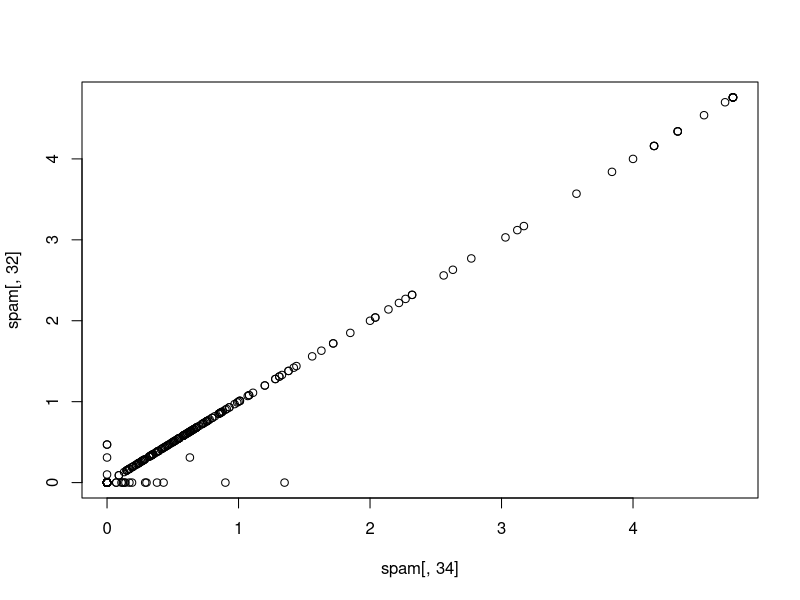
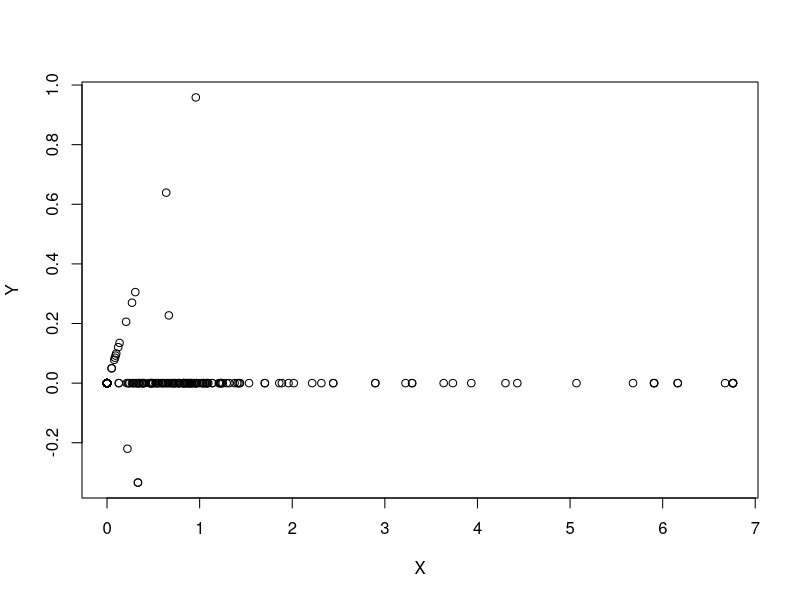
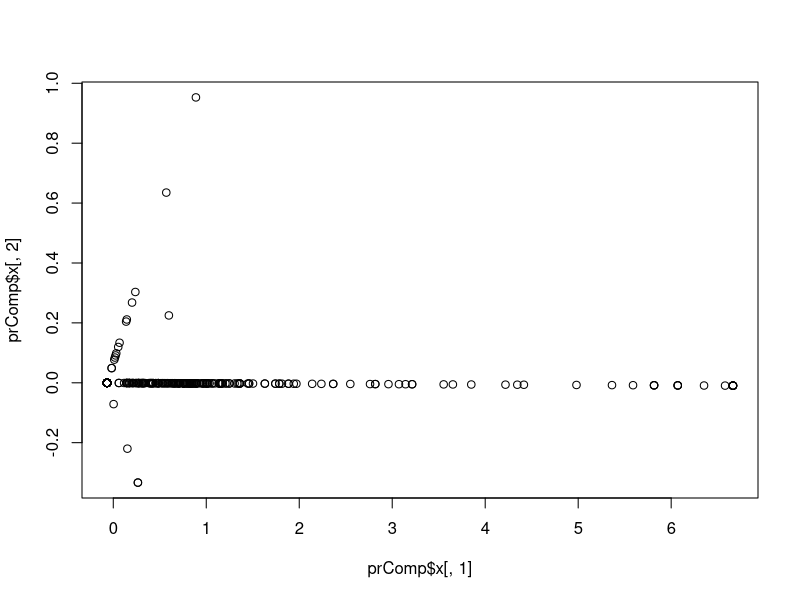
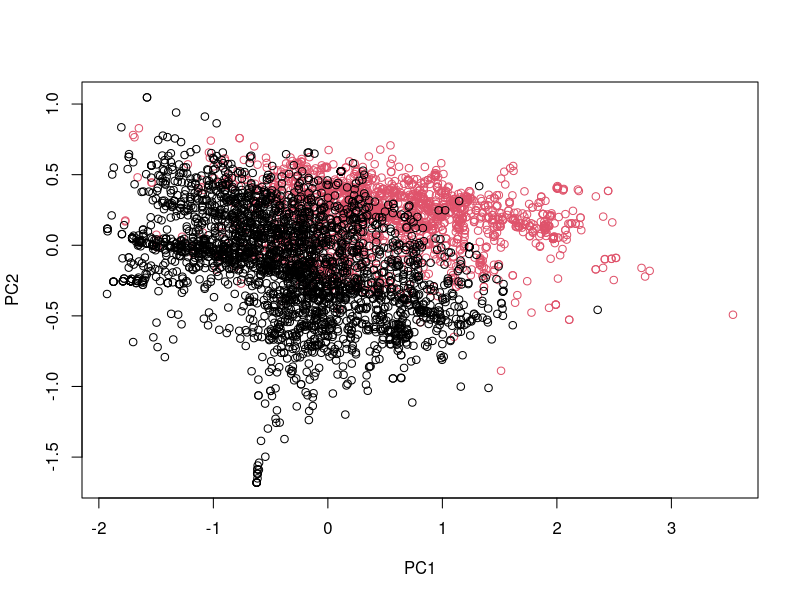
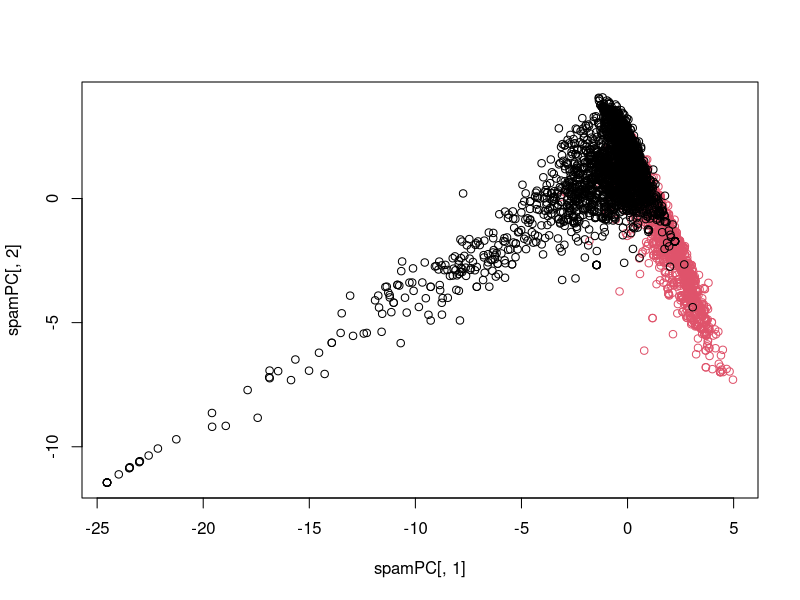

The R source for these figures, in order:
####################################
### Preprocessing with Principal ###
###     Components Analysis      ###
####################################

library(caret)
library(kernlab)
data(spam)


inTrain <- createDataPartition(y=spam$type,
                               p=0.75, list=FALSE)
training <- spam[inTrain,]
testing <- spam[-inTrain,]

# Leave out 58th column outcome
# Calculate absolute value of correlation of all variables
M <- abs(cor(training[,-58]))
# Remove correlation with variables with themselves
diag(M) <- 0
# Display variables with correlation greater than 0.8
which(M >0.8, arr.ind = T)

# See which variables are correlated - confirm previous findings
names(spam)[c(34,32)]

# very very highly correlated - likely digits of a phonenumber
plot(spam[,34],spam[,32])

# Having both in the model might not be useful, may be better to have
# a weighted combination of the 2
    # Pick the combo that captures the most info possible

# We could rotate the plot

X <- 0.71*training$num415 + 0.71*training$num857
Y <- 0.71*training$num415 - 0.71*training$num857

plot(X,Y)

# we see that the majority of the information is captured by the X variable
# which is adding the two variables together - May want to use the sum of 
# the two variables as a predictor


#################### Singular Value Decomposition ##############################

# Isolate 2 values which were highly correlated
smallSpam <- spam[,c(34,32)]

# Do principal components in R - prcomp
# does the SVD
prComp <- prcomp(smallSpam)

# Plot 1st principal component vs 2nd principal component
plot(prComp$x[,1],prComp$x[,2])

# Look at rotation matrix - how its summing up the variables to get each
# of the principal compnets
prComp$rotation

# PCA on SPAM data

typeColor <- ((spam$type=="spam")*1 +1)

#Transformation log10 made to make the data look more normal - because
# some of the data is very skewed
prComp <- prcomp(log10(spam[,-58] +1))

#Calculate principal components of ALL variables
plot(prComp$x[,1], prComp$x[,2], col = typeColor,xlab ="PC1", ylab="PC2")

##### Can do a similar operation with the caret package

# Tell it the number of Pricipal components to calculate
preProc <- preProcess(log10(spam[,-58]+1),method="pca",pcaComp=2)


# The principal components are essentailly two new variables
# They are essentially a model that you fit to the data
spamPC <- predict(preProc,log10(spam[,-58]+1))

plot(spamPC[,1],spamPC[,2],col=typeColor)

### Pre processing with caret

#Create training predictions
preProc <- preProcess(log10(training[,-58]+1),method="pca",pcaComp=2)
trainPC <- predict(preProc,log10(training[,-58]+1))

# Fit the model that relates the training variable to the principal components
modelFit <- train(x = trainPC, y = training$type,method="glm")

# In the test data set, you have to use the same principal components that
# you used in the training set, for the test set

testPC <- predict(preProc, log10(testing[,-58]+1))
confusionMatrix(testing$type, predict(modelFit,testPC))
